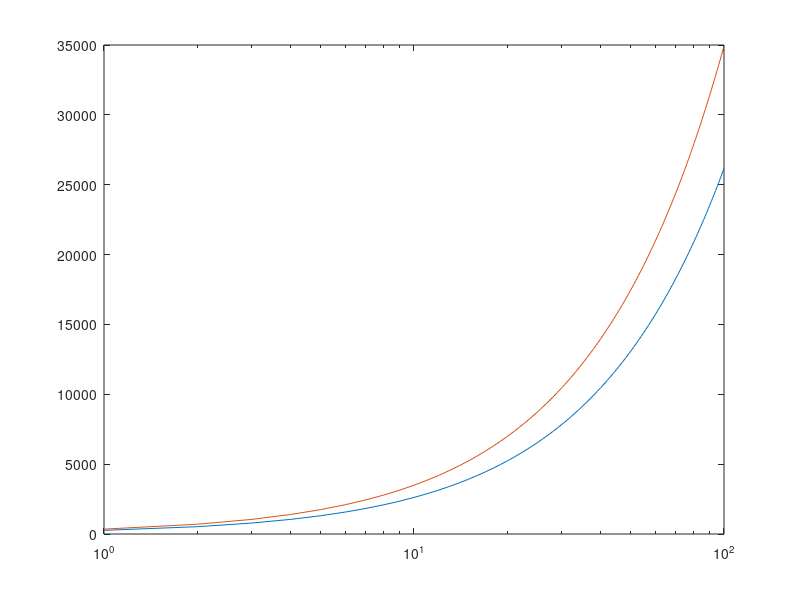

MATLAB code to generate this figure: (Note: this script raises an error after producing the figure.)
a=[261.63; 349.23]
%a=[261.63; 261.63*2]
noharms=100
aa=a*(1:noharms)

semilogx(aa')

imagesc(dist(log(aa)))
mat=sort(aa(:));


figure(1)
clf
hold on

ms=20
h1=semilogx(aa(1,:),ones(noharms,1),'k.')
h2=semilogx(aa(2,:),ones(noharms,1),'r.')
set(h1,'MarkerSize',ms)
set(h2,'MarkerSize',ms)

a1=110*2.^((0:500)/12)
set(gca,'XTick',a1)
